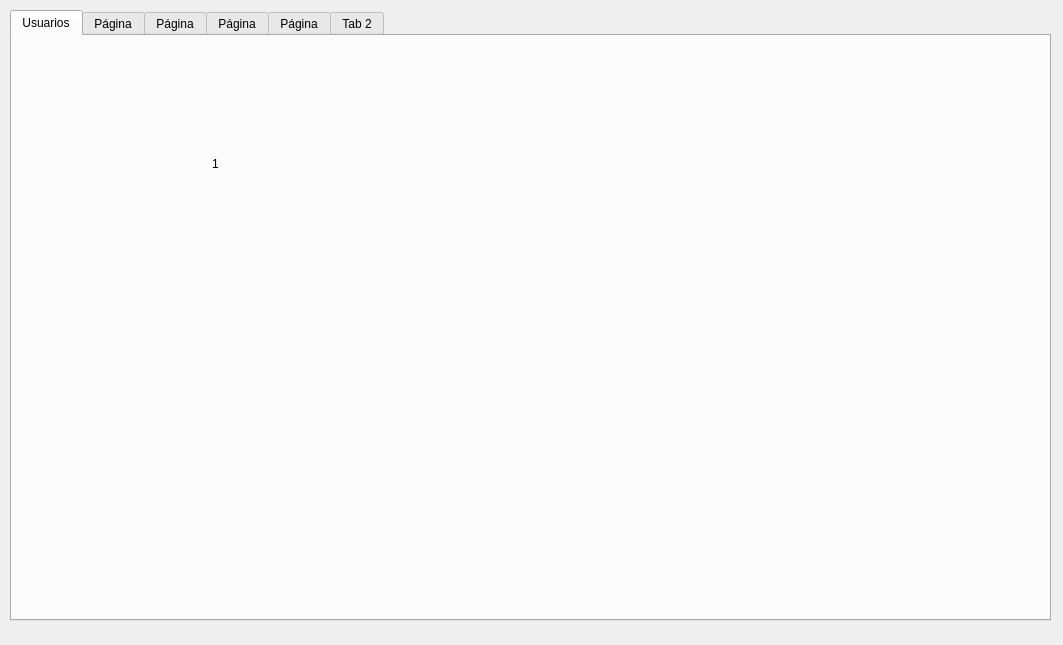
<?xml version="1.0" encoding="UTF-8"?>
<ui version="4.0">
 <class>main</class>
 <widget class="QWidget" name="main">
  <property name="geometry">
   <rect>
    <x>0</x>
    <y>0</y>
    <width>1063</width>
    <height>645</height>
   </rect>
  </property>
  <property name="minimumSize">
   <size>
    <width>0</width>
    <height>0</height>
   </size>
  </property>
  <property name="windowTitle">
   <string>Form</string>
  </property>
  <widget class="QTabWidget" name="tabWidget">
   <property name="geometry">
    <rect>
     <x>10</x>
     <y>10</y>
     <width>1041</width>
     <height>611</height>
    </rect>
   </property>
   <property name="currentIndex">
    <number>0</number>
   </property>
   <widget class="QWidget" name="tab_usuarios">
    <attribute name="title">
     <string>Usuarios</string>
    </attribute>
    <widget class="QLabel" name="label">
     <property name="geometry">
      <rect>
       <x>200</x>
       <y>120</y>
       <width>49</width>
       <height>16</height>
      </rect>
     </property>
     <property name="text">
      <string>1</string>
     </property>
    </widget>
   </widget>
   <widget class="QWidget" name="tab">
    <attribute name="title">
     <string>Página</string>
    </attribute>
    <widget class="QLabel" name="label_2">
     <property name="geometry">
      <rect>
       <x>160</x>
       <y>140</y>
       <width>49</width>
       <height>16</height>
      </rect>
     </property>
     <property name="text">
      <string>2</string>
     </property>
    </widget>
   </widget>
   <widget class="QWidget" name="tab_2">
    <attribute name="title">
     <string>Página</string>
    </attribute>
    <widget class="QLabel" name="label_3">
     <property name="geometry">
      <rect>
       <x>160</x>
       <y>140</y>
       <width>49</width>
       <height>16</height>
      </rect>
     </property>
     <property name="text">
      <string>3</string>
     </property>
    </widget>
   </widget>
   <widget class="QWidget" name="tab_3">
    <attribute name="title">
     <string>Página</string>
    </attribute>
    <widget class="QLabel" name="label_4">
     <property name="geometry">
      <rect>
       <x>190</x>
       <y>100</y>
       <width>49</width>
       <height>16</height>
      </rect>
     </property>
     <property name="text">
      <string>4</string>
     </property>
    </widget>
   </widget>
   <widget class="QWidget" name="tab_4">
    <attribute name="title">
     <string>Página</string>
    </attribute>
    <widget class="QLabel" name="label_5">
     <property name="geometry">
      <rect>
       <x>210</x>
       <y>190</y>
       <width>49</width>
       <height>16</height>
      </rect>
     </property>
     <property name="text">
      <string>5</string>
     </property>
    </widget>
   </widget>
   <widget class="QWidget" name="tab_">
    <attribute name="title">
     <string>Tab 2</string>
    </attribute>
    <widget class="QLabel" name="label_6">
     <property name="geometry">
      <rect>
       <x>180</x>
       <y>140</y>
       <width>49</width>
       <height>16</height>
      </rect>
     </property>
     <property name="text">
      <string>6</string>
     </property>
    </widget>
   </widget>
  </widget>
 </widget>
 <resources/>
 <connections/>
</ui>
